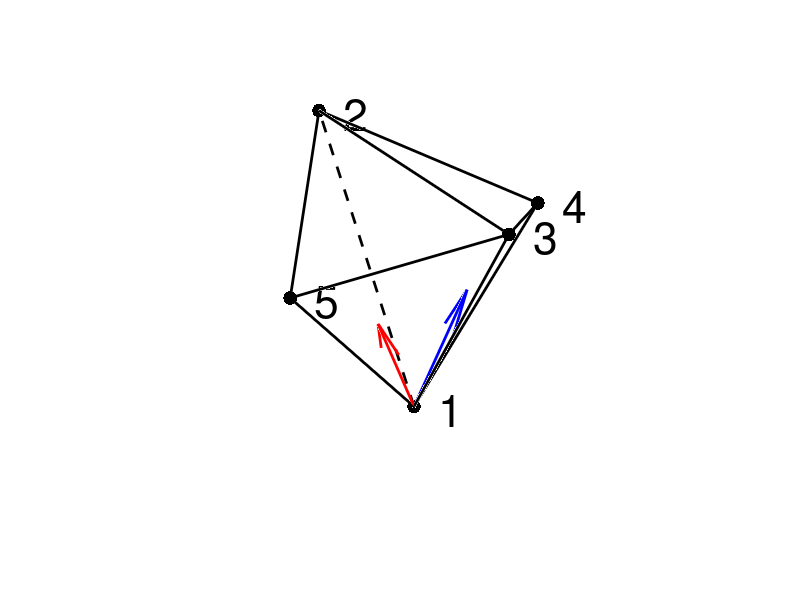

Source code (MATLAB):
clear all, close all
P1 = [0,0,0];
P2 = 1 * [0, sin(pi/6),cos(pi/6)];
P3 = 1 * [0,-sin(pi/6),cos(pi/6)];
P4 = 1 * [sin(pi/6),0,2*cos(pi/6)/3];
P5 = 1 * [-sin(pi/6),0,2*cos(pi/6)/3];

V1 = 0;
V2 = 0.35;
V3 = 0.4;
V4 = 0.15;
V5 = 0.15;

g1 = [P1;P2;P3;P4]\[V1;V2;V3;V4]%of right tetrahedron
g2 = [P1;P2;P3;P5]\[V1;V2;V3;V5]




figure(1)
plot3([P1(1);P2(1)],[P1(2);P2(2)],[P1(3);P2(3)],'--k','MarkerSize',30,'LineWidth',2)
hold on
plot3([P2(1);P3(1);P1(1)],[P2(2);P3(2);P1(2)],[P2(3);P3(3);P1(3)],'.-k','MarkerSize',30,'LineWidth',2)
plot3([P1(1);P4(1)],[P1(2);P4(2)],[P1(3);P4(3)],'.-k','MarkerSize',30,'LineWidth',2)
plot3([P2(1);P4(1)],[P2(2);P4(2)],[P2(3);P4(3)],'.-k','MarkerSize',30,'LineWidth',2)
plot3([P3(1);P4(1)],[P3(2);P4(2)],[P3(3);P4(3)],'.-k','MarkerSize',30,'LineWidth',2)
quiver3(0,0,0,g1(1),g1(2),g1(3),'-r','LineWidth',2)
%
plot3([P1(1);P5(1)],[P1(2);P5(2)],[P1(3);P5(3)],'.-k','MarkerSize',30,'LineWidth',2)
plot3([P2(1);P5(1)],[P2(2);P5(2)],[P2(3);P5(3)],'.-k','MarkerSize',30,'LineWidth',2)
plot3([P3(1);P5(1)],[P3(2);P5(2)],[P3(3);P5(3)],'.-k','MarkerSize',30,'LineWidth',2)
quiver3(0,0,0,g2(1),g2(2),g2(3),'-b','LineWidth',2)

P = [P1;P2;P3;P4;P5];
for i=1:5
    text(P(i,1)+0.01,P(i,2),P(i,3)-0.015,['  ',num2str(i)],'FontSize',32,'Color','k')
end
axis equal
axis off